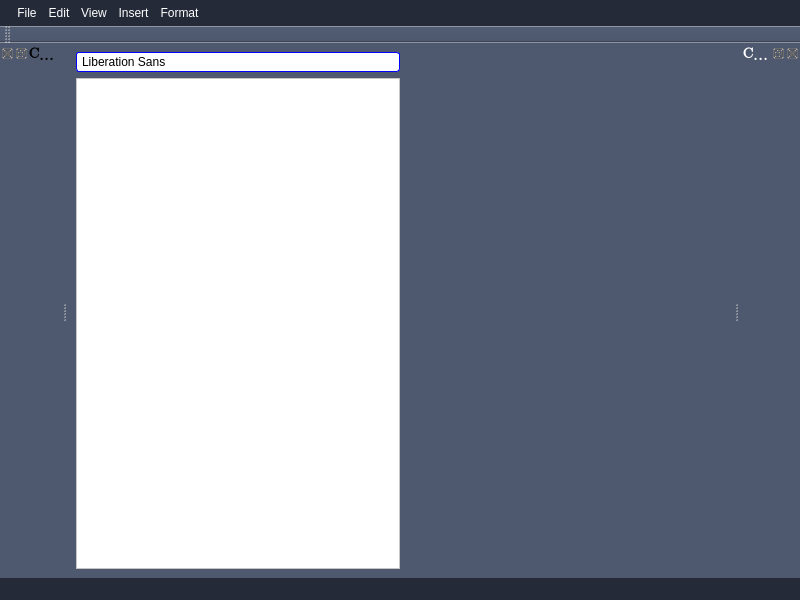
<?xml version="1.0" encoding="UTF-8"?>
<ui version="4.0">
 <class>MainWindow</class>
 <widget class="QMainWindow" name="MainWindow">
  <property name="geometry">
   <rect>
    <x>0</x>
    <y>0</y>
    <width>800</width>
    <height>600</height>
   </rect>
  </property>
  <property name="windowTitle">
   <string>TextEditor</string>
  </property>
  <property name="styleSheet">
   <string notr="true">background-color: #4E596F;</string>
  </property>
  <widget class="QWidget" name="centralwidget">
   <layout class="QGridLayout" name="gridLayout">
    <item row="1" column="1">
     <widget class="QTextEdit" name="textEdit">
      <property name="styleSheet">
       <string notr="true">background-color: white;</string>
      </property>
     </widget>
    </item>
    <item row="0" column="1">
     <widget class="QFontComboBox" name="fontComboBox">
      <property name="styleSheet">
       <string notr="true">QComboBox {
    border: 1px solid blue;
    border-radius: 3px;
    padding: 1px 18px 1px 3px;
    min-width: 6em;
    color: black;
    background-color: white;
    margin: 0 0 0 0;
}

QComboBox:editable {
    background: white;
}

QComboBox:!editable {
    background: qlineargradient(x1: 0, y1: 0, x2: 0, y2: 1,
                                  stop: 0 rgb(51, 51, 51), stop: 0.4 rgb(39, 39, 39),
                                  stop: 0.5 rgb(32,32,32), stop: 1.0 rgb(38,38,38));
}

QComboBox::drop-down:editable {
}

QComboBox:!editable:on {
}

QComboBox::drop-down:editable:on {
}

QComboBox:on { /* shift the text when the popup opens */
    padding-top: 3px;
    padding-left: 4px;
    background-color: rgb(80, 80, 80);
}

QComboBox::drop-down {
    subcontrol-origin: padding;
    subcontrol-position: center right;
    width: 15px; 
    right:3px;
    border-top-right-radius: 3px; /* same radius as the QComboBox */
    border-bottom-right-radius: 3px;
    background:none;
}

QComboBox::down-arrow {
    image: url(:/res/text-editor/dropdown-arrow.png);
    height: 30px;
}

QComboBox::down-arrow:on { /* shift the arrow when popup is open */
    top: 1px;
    left: 1px;
}

QListView#comboListView {
    background: rgb(80, 80, 80);
    color: rgb(220, 220, 220);
    min-height: 90px;
    margin: 0 0 0 0;
}

QListView#comboListView::item {
    background-color: rgb(80, 80, 80);
}

QListView#comboListView::item:hover {
    background-color: rgb(95, 95, 95);
}</string>
      </property>
     </widget>
    </item>
    <item row="0" column="2">
     <spacer name="horizontalSpacer">
      <property name="orientation">
       <enum>Qt::Horizontal</enum>
      </property>
      <property name="sizeHint" stdset="0">
       <size>
        <width>40</width>
        <height>20</height>
       </size>
      </property>
     </spacer>
    </item>
   </layout>
  </widget>
  <widget class="QMenuBar" name="menubar">
   <property name="geometry">
    <rect>
     <x>0</x>
     <y>0</y>
     <width>800</width>
     <height>32</height>
    </rect>
   </property>
   <property name="layoutDirection">
    <enum>Qt::LeftToRight</enum>
   </property>
   <property name="autoFillBackground">
    <bool>false</bool>
   </property>
   <property name="styleSheet">
    <string notr="true">QMenuBar {
    background-color: #242A38;
    spacing: 3px; /* spacing between menu bar items */
	font: 12pt white &quot;Segoe UI Emoji&quot;;
	color: #fff;
	padding: 5 0 0 10px;
}

QMenuBar::item {
    padding: 1px 4px;
    background: transparent;
    border-radius: 2px;
}

QMenuBar::item:selected { /* when selected using mouse or keyboard */
    background: #4e596f;
}

QMenuBar::item:pressed {
    background: white;
	color: #242a38;
}</string>
   </property>
   <widget class="QMenu" name="menuFile">
    <property name="styleSheet">
     <string notr="true">QMenu { /* sets background of the menu */
    background-color: #242A38;
	border: 1px solid #4e596f;
	border-radius: 1px;
}

QMenu::item {
    /* sets background of menu item. set this to something non-transparent
        if you want menu color and menu item color to be different */
	padding: 2px 25px 2px 20px;
	border: 1px solid transparent;
	background-color: transparent;
	font: 10pt white &quot;Segoe UI Black&quot;;
	color: #fff;
}

QMenu::item:selected { /* when user selects item using mouse or keyboard */
    background-color: #F65964;
}

QMenu::indicator {
    width: 13px;
    height: 13px;
	color: #fff;
    background: transparent;
}

QMenu::separator {
    height: 2px;
    background: transparent;
    margin-left: 10px;
    margin-right: 5px;
	color: #fff;
}</string>
    </property>
    <property name="title">
     <string>File</string>
    </property>
    <addaction name="actionOpen"/>
    <addaction name="actionSave"/>
    <addaction name="actionNew"/>
    <addaction name="separator"/>
    <addaction name="actionImport"/>
    <addaction name="actionCreate_Copy"/>
    <addaction name="actionDownload"/>
    <addaction name="actionRename"/>
    <addaction name="actionAdd_to_my_files"/>
    <addaction name="actionDelete"/>
    <addaction name="actionDetails"/>
    <addaction name="actionPrint"/>
   </widget>
   <widget class="QMenu" name="menuEdit">
    <property name="styleSheet">
     <string notr="true">QMenu { /* sets background of the menu */
    background-color: #242A38;
	border: 1px solid #4e596f;
	border-radius: 1px;
}

QMenu::item {
    /* sets background of menu item. set this to something non-transparent
        if you want menu color and menu item color to be different */
	padding: 2px 25px 2px 20px;
	border: 1px solid transparent;
	background-color: transparent;
	font: 10pt white &quot;Segoe UI Black&quot;;
	color: #fff;
}

QMenu::item:selected { /* when user selects item using mouse or keyboard */
    background-color: #F65964;
}

QMenu::indicator {
    width: 13px;
    height: 13px;
	color: #fff;
    background: transparent;
}

QMenu::separator {
    height: 2px;
    background: transparent;
    margin-left: 10px;
    margin-right: 5px;
	color: #fff;
}</string>
    </property>
    <property name="title">
     <string>Edit</string>
    </property>
    <addaction name="actionUndo"/>
    <addaction name="actionRedo"/>
    <addaction name="actionCut"/>
    <addaction name="actionCopy"/>
    <addaction name="actionPaste"/>
    <addaction name="actionFind"/>
    <addaction name="actionDelete_selected"/>
    <addaction name="actionSelect_all"/>
    <addaction name="actionHighlight"/>
   </widget>
   <widget class="QMenu" name="menuView">
    <property name="styleSheet">
     <string notr="true">QMenu { /* sets background of the menu */
    background-color: #242A38;
	border: 1px solid #4e596f;
	border-radius: 1px;
}

QMenu::item {
    /* sets background of menu item. set this to something non-transparent
        if you want menu color and menu item color to be different */
	padding: 2px 25px 2px 20px;
	border: 1px solid transparent;
	background-color: transparent;
	font: 10pt white &quot;Segoe UI Black&quot;;
	color: #fff;
}

QMenu::item:selected { /* when user selects item using mouse or keyboard */
    background-color: #F65964;
}

QMenu::indicator {
    width: 13px;
    height: 13px;
	color: #fff;
    background: transparent;
}

QMenu::separator {
    height: 2px;
    background: transparent;
    margin-left: 10px;
    margin-right: 5px;
	color: #fff;
}</string>
    </property>
    <property name="title">
     <string>View</string>
    </property>
    <addaction name="actionConnected_users"/>
    <addaction name="actionComments"/>
   </widget>
   <widget class="QMenu" name="menuInsert">
    <property name="styleSheet">
     <string notr="true">QMenu { /* sets background of the menu */
    background-color: #242A38;
	border: 1px solid #4e596f;
	border-radius: 1px;
}

QMenu::item {
    /* sets background of menu item. set this to something non-transparent
        if you want menu color and menu item color to be different */
	padding: 2px 25px 2px 20px;
	border: 1px solid transparent;
	background-color: transparent;
	font: 10pt white &quot;Segoe UI Black&quot;;
	color: #fff;
}

QMenu::item:selected { /* when user selects item using mouse or keyboard */
    background-color: #F65964;
}

QMenu::indicator {
    width: 13px;
    height: 13px;
	color: #fff;
    background: transparent;
}

QMenu::separator {
    height: 2px;
    background: transparent;
    margin-left: 10px;
    margin-right: 5px;
	color: #fff;
}</string>
    </property>
    <property name="title">
     <string>Insert</string>
    </property>
    <addaction name="actionSeparator"/>
    <addaction name="actionComment"/>
   </widget>
   <widget class="QMenu" name="menuFormat">
    <property name="styleSheet">
     <string notr="true">QMenu { /* sets background of the menu */
    background-color: #242A38;
	border: 1px solid #4e596f;
	border-radius: 1px;
}

QMenu::item {
    /* sets background of menu item. set this to something non-transparent
        if you want menu color and menu item color to be different */
	padding: 2px 25px 2px 20px;
	border: 1px solid transparent;
	background-color: transparent;
	font: 10pt white &quot;Segoe UI Black&quot;;
	color: #fff;
}

QMenu::item:selected { /* when user selects item using mouse or keyboard */
    background-color: #F65964;
}

QMenu::indicator {
    width: 13px;
    height: 13px;
	color: #fff;
    background: transparent;
}

QMenu::separator {
    height: 2px;
    background: transparent;
    margin-left: 10px;
    margin-right: 5px;
	color: #fff;
}</string>
    </property>
    <property name="title">
     <string>Format</string>
    </property>
    <widget class="QMenu" name="menuAlign">
     <property name="styleSheet">
      <string notr="true">QMenu { /* sets background of the menu */
    background-color: #242A38;
	border: 1px solid #4e596f;
	border-radius: 1px;
}

QMenu::item {
    /* sets background of menu item. set this to something non-transparent
        if you want menu color and menu item color to be different */
	padding: 2px 25px 2px 20px;
	border: 1px solid transparent;
	background-color: transparent;
	font: 10pt white &quot;Segoe UI Black&quot;;
	color: #fff;
}

QMenu::item:selected { /* when user selects item using mouse or keyboard */
    background-color: #F65964;
}

QMenu::indicator {
    width: 13px;
    height: 13px;
	color: #fff;
    background: transparent;
}

QMenu::separator {
    height: 2px;
    background: transparent;
    margin-left: 10px;
    margin-right: 5px;
	color: #fff;
}</string>
     </property>
     <property name="title">
      <string>Align</string>
     </property>
     <addaction name="actionAlign_left"/>
     <addaction name="actionAlign_right"/>
     <addaction name="actionAlign_center"/>
     <addaction name="actionJustify"/>
    </widget>
    <addaction name="actionBold"/>
    <addaction name="actionItalics"/>
    <addaction name="actionUnderline"/>
    <addaction name="actionStrike"/>
    <addaction name="menuAlign"/>
   </widget>
   <addaction name="menuFile"/>
   <addaction name="menuEdit"/>
   <addaction name="menuView"/>
   <addaction name="menuInsert"/>
   <addaction name="menuFormat"/>
  </widget>
  <widget class="QStatusBar" name="statusbar">
   <property name="styleSheet">
    <string notr="true">background-color: #242A38;</string>
   </property>
  </widget>
  <widget class="QToolBar" name="toolBar">
   <property name="windowTitle">
    <string>toolBar</string>
   </property>
   <attribute name="toolBarArea">
    <enum>TopToolBarArea</enum>
   </attribute>
   <attribute name="toolBarBreak">
    <bool>false</bool>
   </attribute>
  </widget>
  <widget class="QDockWidget" name="dockWidget_2">
   <property name="palette">
    <palette>
     <active>
      <colorrole role="WindowText">
       <brush brushstyle="SolidPattern">
        <color alpha="255">
         <red>255</red>
         <green>255</green>
         <blue>255</blue>
        </color>
       </brush>
      </colorrole>
      <colorrole role="Button">
       <brush brushstyle="SolidPattern">
        <color alpha="255">
         <red>78</red>
         <green>89</green>
         <blue>111</blue>
        </color>
       </brush>
      </colorrole>
      <colorrole role="Base">
       <brush brushstyle="SolidPattern">
        <color alpha="255">
         <red>78</red>
         <green>89</green>
         <blue>111</blue>
        </color>
       </brush>
      </colorrole>
      <colorrole role="Window">
       <brush brushstyle="SolidPattern">
        <color alpha="255">
         <red>78</red>
         <green>89</green>
         <blue>111</blue>
        </color>
       </brush>
      </colorrole>
     </active>
     <inactive>
      <colorrole role="WindowText">
       <brush brushstyle="SolidPattern">
        <color alpha="255">
         <red>255</red>
         <green>255</green>
         <blue>255</blue>
        </color>
       </brush>
      </colorrole>
      <colorrole role="Button">
       <brush brushstyle="SolidPattern">
        <color alpha="255">
         <red>78</red>
         <green>89</green>
         <blue>111</blue>
        </color>
       </brush>
      </colorrole>
      <colorrole role="Base">
       <brush brushstyle="SolidPattern">
        <color alpha="255">
         <red>78</red>
         <green>89</green>
         <blue>111</blue>
        </color>
       </brush>
      </colorrole>
      <colorrole role="Window">
       <brush brushstyle="SolidPattern">
        <color alpha="255">
         <red>78</red>
         <green>89</green>
         <blue>111</blue>
        </color>
       </brush>
      </colorrole>
     </inactive>
     <disabled>
      <colorrole role="WindowText">
       <brush brushstyle="SolidPattern">
        <color alpha="255">
         <red>120</red>
         <green>120</green>
         <blue>120</blue>
        </color>
       </brush>
      </colorrole>
      <colorrole role="Button">
       <brush brushstyle="SolidPattern">
        <color alpha="255">
         <red>78</red>
         <green>89</green>
         <blue>111</blue>
        </color>
       </brush>
      </colorrole>
      <colorrole role="Base">
       <brush brushstyle="SolidPattern">
        <color alpha="255">
         <red>78</red>
         <green>89</green>
         <blue>111</blue>
        </color>
       </brush>
      </colorrole>
      <colorrole role="Window">
       <brush brushstyle="SolidPattern">
        <color alpha="255">
         <red>78</red>
         <green>89</green>
         <blue>111</blue>
        </color>
       </brush>
      </colorrole>
     </disabled>
    </palette>
   </property>
   <property name="font">
    <font>
     <family>Segoe UI Emoji</family>
     <pointsize>11</pointsize>
     <weight>75</weight>
     <bold>true</bold>
    </font>
   </property>
   <property name="styleSheet">
    <string notr="true">QDockWidget{
	border: 5px solid red;
    /*titlebar-close-icon: url(close.png);
    titlebar-normal-icon: url(undock.png);*/
}

QDockWidget::title { 
    text-align: center; 
	color: white;
    background: #F65964;
	/*padding-left: 5px;*/
}

QDockWidget::close-button, QDockWidget::float-button {
    border: 1px solid transparent;
    background: transparent;
    padding: 0px;
/*	icon-size: 14px; /* maximum icon size */*/
}

QDockWidget::close-button:hover, QDockWidget::float-button:hover {
    background: white;
}

QDockWidget::close-button:pressed, QDockWidget::float-button:pressed {
    padding: 1px -1px -1px 1px;
}

/*QDockWidget::close-button {
    subcontrol-position: top left;
    subcontrol-origin: margin;
    position: absolute;
    top: 0px; left: 0px; bottom: 0px;
    width: 14px;
}*/</string>
   </property>
   <property name="windowTitle">
    <string>Connected users</string>
   </property>
   <attribute name="dockWidgetArea">
    <number>2</number>
   </attribute>
   <widget class="QWidget" name="dockWidgetContents_2"/>
  </widget>
  <widget class="QDockWidget" name="dockWidget">
   <property name="palette">
    <palette>
     <active>
      <colorrole role="Button">
       <brush brushstyle="SolidPattern">
        <color alpha="255">
         <red>78</red>
         <green>89</green>
         <blue>111</blue>
        </color>
       </brush>
      </colorrole>
      <colorrole role="Base">
       <brush brushstyle="SolidPattern">
        <color alpha="255">
         <red>78</red>
         <green>89</green>
         <blue>111</blue>
        </color>
       </brush>
      </colorrole>
      <colorrole role="Window">
       <brush brushstyle="SolidPattern">
        <color alpha="255">
         <red>78</red>
         <green>89</green>
         <blue>111</blue>
        </color>
       </brush>
      </colorrole>
     </active>
     <inactive>
      <colorrole role="Button">
       <brush brushstyle="SolidPattern">
        <color alpha="255">
         <red>78</red>
         <green>89</green>
         <blue>111</blue>
        </color>
       </brush>
      </colorrole>
      <colorrole role="Base">
       <brush brushstyle="SolidPattern">
        <color alpha="255">
         <red>78</red>
         <green>89</green>
         <blue>111</blue>
        </color>
       </brush>
      </colorrole>
      <colorrole role="Window">
       <brush brushstyle="SolidPattern">
        <color alpha="255">
         <red>78</red>
         <green>89</green>
         <blue>111</blue>
        </color>
       </brush>
      </colorrole>
     </inactive>
     <disabled>
      <colorrole role="Button">
       <brush brushstyle="SolidPattern">
        <color alpha="255">
         <red>78</red>
         <green>89</green>
         <blue>111</blue>
        </color>
       </brush>
      </colorrole>
      <colorrole role="Base">
       <brush brushstyle="SolidPattern">
        <color alpha="255">
         <red>78</red>
         <green>89</green>
         <blue>111</blue>
        </color>
       </brush>
      </colorrole>
      <colorrole role="Window">
       <brush brushstyle="SolidPattern">
        <color alpha="255">
         <red>78</red>
         <green>89</green>
         <blue>111</blue>
        </color>
       </brush>
      </colorrole>
     </disabled>
    </palette>
   </property>
   <property name="font">
    <font>
     <family>Segoe UI Emoji</family>
     <pointsize>11</pointsize>
     <weight>75</weight>
     <bold>true</bold>
     <stylestrategy>PreferDefault</stylestrategy>
    </font>
   </property>
   <property name="layoutDirection">
    <enum>Qt::RightToLeft</enum>
   </property>
   <property name="styleSheet">
    <string notr="true">QDockWidget{
	border: 5px solid red;
    /*titlebar-close-icon: url(close.png);
    titlebar-normal-icon: url(undock.png);*/
}

QDockWidget::title { 
    text-align: center; 
	color: white;
    background: #F65964;
	/*padding-left: 5px;*/
}

QDockWidget::close-button, QDockWidget::float-button {
    border: 1px solid transparent;
    background: transparent;
    padding: 0px;
/*	icon-size: 14px; /* maximum icon size */*/
}

QDockWidget::close-button:hover, QDockWidget::float-button:hover {
    background: white;
}

QDockWidget::close-button:pressed, QDockWidget::float-button:pressed {
    padding: 1px -1px -1px 1px;
}

/*QDockWidget::close-button {
    subcontrol-position: top left;
    subcontrol-origin: margin;
    position: absolute;
    top: 0px; left: 0px; bottom: 0px;
    width: 14px;
}*/</string>
   </property>
   <property name="floating">
    <bool>false</bool>
   </property>
   <property name="features">
    <set>QDockWidget::AllDockWidgetFeatures</set>
   </property>
   <property name="windowTitle">
    <string>Comments</string>
   </property>
   <attribute name="dockWidgetArea">
    <number>1</number>
   </attribute>
   <widget class="QWidget" name="dockWidgetContents"/>
  </widget>
  <action name="actionOpen">
   <property name="text">
    <string>Open</string>
   </property>
  </action>
  <action name="actionSave">
   <property name="text">
    <string>Save</string>
   </property>
  </action>
  <action name="actionNew">
   <property name="text">
    <string>New</string>
   </property>
  </action>
  <action name="actionImport">
   <property name="text">
    <string>Import</string>
   </property>
  </action>
  <action name="actionCreate_Copy">
   <property name="text">
    <string>Create Copy</string>
   </property>
  </action>
  <action name="actionDownload">
   <property name="icon">
    <iconset resource="resources/res.qrc">
     <normaloff>:/res/text-editor/download.png</normaloff>:/res/text-editor/download.png</iconset>
   </property>
   <property name="text">
    <string>Download</string>
   </property>
  </action>
  <action name="actionRename">
   <property name="text">
    <string>Rename</string>
   </property>
  </action>
  <action name="actionAdd_to_my_files">
   <property name="text">
    <string>Add to my files</string>
   </property>
  </action>
  <action name="actionDelete">
   <property name="text">
    <string>Delete</string>
   </property>
  </action>
  <action name="actionDetails">
   <property name="text">
    <string>File info</string>
   </property>
  </action>
  <action name="actionPrint">
   <property name="text">
    <string>Print</string>
   </property>
  </action>
  <action name="actionUndo">
   <property name="icon">
    <iconset resource="resources/res.qrc">
     <normaloff>:/res/text-editor/undo.png</normaloff>:/res/text-editor/undo.png</iconset>
   </property>
   <property name="text">
    <string>Undo</string>
   </property>
  </action>
  <action name="actionRedo">
   <property name="icon">
    <iconset resource="resources/res.qrc">
     <normaloff>:/res/text-editor/redo.png</normaloff>:/res/text-editor/redo.png</iconset>
   </property>
   <property name="text">
    <string>Redo</string>
   </property>
  </action>
  <action name="actionCut">
   <property name="icon">
    <iconset resource="resources/res.qrc">
     <normaloff>:/res/text-editor/cut.png</normaloff>:/res/text-editor/cut.png</iconset>
   </property>
   <property name="text">
    <string>Cut</string>
   </property>
  </action>
  <action name="actionCopy">
   <property name="icon">
    <iconset resource="resources/res.qrc">
     <normaloff>:/res/text-editor/copy.png</normaloff>:/res/text-editor/copy.png</iconset>
   </property>
   <property name="text">
    <string>Copy</string>
   </property>
  </action>
  <action name="actionPaste">
   <property name="icon">
    <iconset resource="resources/res.qrc">
     <normaloff>:/res/text-editor/paste.png</normaloff>:/res/text-editor/paste.png</iconset>
   </property>
   <property name="text">
    <string>Paste</string>
   </property>
  </action>
  <action name="actionFind">
   <property name="text">
    <string>Find</string>
   </property>
  </action>
  <action name="actionDelete_selected">
   <property name="text">
    <string>Delete selected</string>
   </property>
  </action>
  <action name="actionSelect_all">
   <property name="text">
    <string>Select all</string>
   </property>
  </action>
  <action name="actionHighlight">
   <property name="text">
    <string>Highlight</string>
   </property>
  </action>
  <action name="actionConnected_users">
   <property name="text">
    <string>Connected users</string>
   </property>
  </action>
  <action name="actionComments">
   <property name="text">
    <string>Comments</string>
   </property>
  </action>
  <action name="actionSeparator">
   <property name="text">
    <string>Line separator</string>
   </property>
  </action>
  <action name="actionComment">
   <property name="icon">
    <iconset resource="resources/res.qrc">
     <normaloff>:/res/text-editor/comment.png</normaloff>:/res/text-editor/comment.png</iconset>
   </property>
   <property name="text">
    <string>Comment</string>
   </property>
  </action>
  <action name="actionBold">
   <property name="icon">
    <iconset resource="resources/res.qrc">
     <normaloff>:/res/text-editor/bold.png</normaloff>:/res/text-editor/bold.png</iconset>
   </property>
   <property name="text">
    <string>Bold</string>
   </property>
  </action>
  <action name="actionItalics">
   <property name="icon">
    <iconset resource="resources/res.qrc">
     <normaloff>:/res/text-editor/italics.png</normaloff>:/res/text-editor/italics.png</iconset>
   </property>
   <property name="text">
    <string>Italics</string>
   </property>
  </action>
  <action name="actionUnderline">
   <property name="icon">
    <iconset resource="resources/res.qrc">
     <normaloff>:/res/text-editor/underline.png</normaloff>:/res/text-editor/underline.png</iconset>
   </property>
   <property name="text">
    <string>Underline</string>
   </property>
  </action>
  <action name="actionStrike">
   <property name="icon">
    <iconset resource="resources/res.qrc">
     <normaloff>:/res/text-editor/strike.png</normaloff>:/res/text-editor/strike.png</iconset>
   </property>
   <property name="text">
    <string>Strikethrough</string>
   </property>
  </action>
  <action name="actionAlign_left">
   <property name="text">
    <string>Align left</string>
   </property>
  </action>
  <action name="actionAlign_right">
   <property name="text">
    <string>Align right</string>
   </property>
  </action>
  <action name="actionAlign_center">
   <property name="text">
    <string>Align center</string>
   </property>
  </action>
  <action name="actionJustify">
   <property name="text">
    <string>Justify</string>
   </property>
  </action>
 </widget>
 <resources>
  <include location="resources/res.qrc"/>
 </resources>
 <connections/>
</ui>
